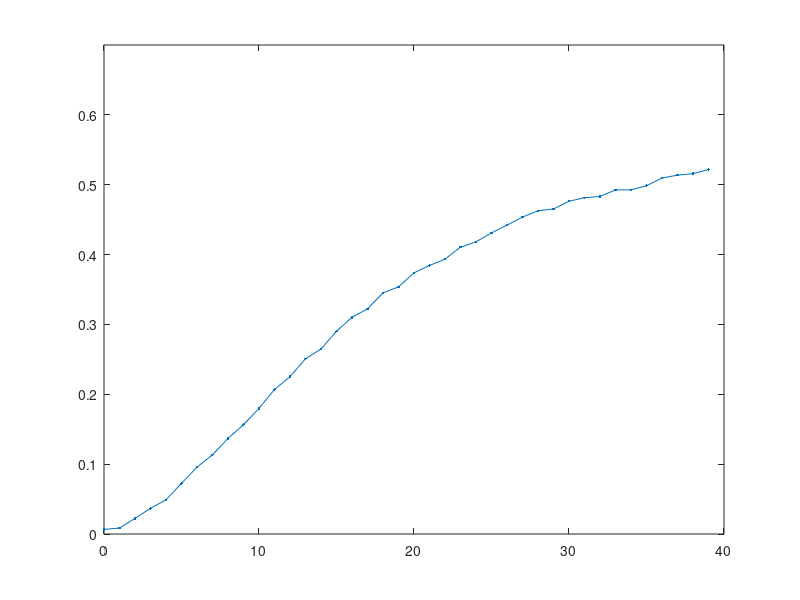

Reproduce this figure in MATLAB. (Note: this script raises an error after producing the figure.)
clear all
% %______________________________________
% %%%%%%%%%%%%%  Redfield  %%%%%%%%%%%%%%
Iz = 0.5*diag([3 1 -1 -3]);
I = 3/2;
wq = 16e3;
eta = 0;
C = 1.2e10;
roeq = (2*Iz+3*eye(4))/12;
ro = 0.25*eye(4); 

R01 = trace(ro - roeq);
R02 = sum(diag(ro - roeq)'*[-1; 1; 1; -1]);
R03 = sum(diag(ro - roeq)'*[1; 1; -1; -1]);
R04 = sum(diag(ro - roeq)'*[1; -1; 1; -1]);

J1=3.8e-9; J2=3.4e-9; 

np=40;
eta=zeros(1,np);
eta(1)=trace((ro-0.25*eye(4))^2)/trace((0.25*eye(4))^2);
dt = 1e-3;
for kk = 1:np
    eta(kk)=trace((ro-0.25*eye(4))^2)/trace((0.25*eye(4))^2);
    Rv = [R01 R02*exp(-2*C*(J1+J2)*kk*dt) R03*exp(-2*C*J2*kk*dt) R04*exp(-2*C*J1*kk*dt)];
    drot(1) = roeq(1,1)+(1/4)*(Rv*[1;-1;1;1]);
    drot(2) = roeq(2,2)+(1/4)*(Rv*[1;1;1;-1]);
    drot(3) = roeq(3,3)+(1/4)*(Rv*[1;1;-1;1]);
    drot(4) = roeq(4,4)+(1/4)*(Rv*[1;-1;-1;-1]);
   
    ro = diag(drot);
            
end    
eta=eta+rand(1,np)/100;
figure(10);plot([0:np-1],eta,'.-');ylim([0 0.7])
etat = eta; %clear eta;

 etaexp=load('etaexp');
 eta=etaexp.eta;    
 eta=eta*0.5132/6.7531;    eta([2 5 6 7])=etat([2 5 6 7]);%
 np = size(eta,2);

% Fitting com canal de atenuacao de amplitude
t = 0:np-1; 
figure;
plot(t,eta,'ro'); hold on; h = plot(t,eta,'b'); hold off;
title('Input data'); ylim([0 0.7])

p(1)=2/3;
p(2)=5/6;
start = [0.08;0.08]; %gama's
options = optimset('Simplex','on','TolX',0.001);
estimated_gama = fminsearch(@(x)etafit(x,t,eta,p,h),start,options)


% Fitting com redfield
t = 0:np-1; 
figure;
plot(t,eta,'ro'); hold on; h = plot(t,eta,'b'); hold off;
title('Input data'); ylim([0 0.7])


start = [3.8e-9;3.4e-9]; %J's
options = optimset('Simplex','on','TolX',0.001);
estimated_J = fminsearch(@(x)etafitJ(x,t,eta,h),start,options)